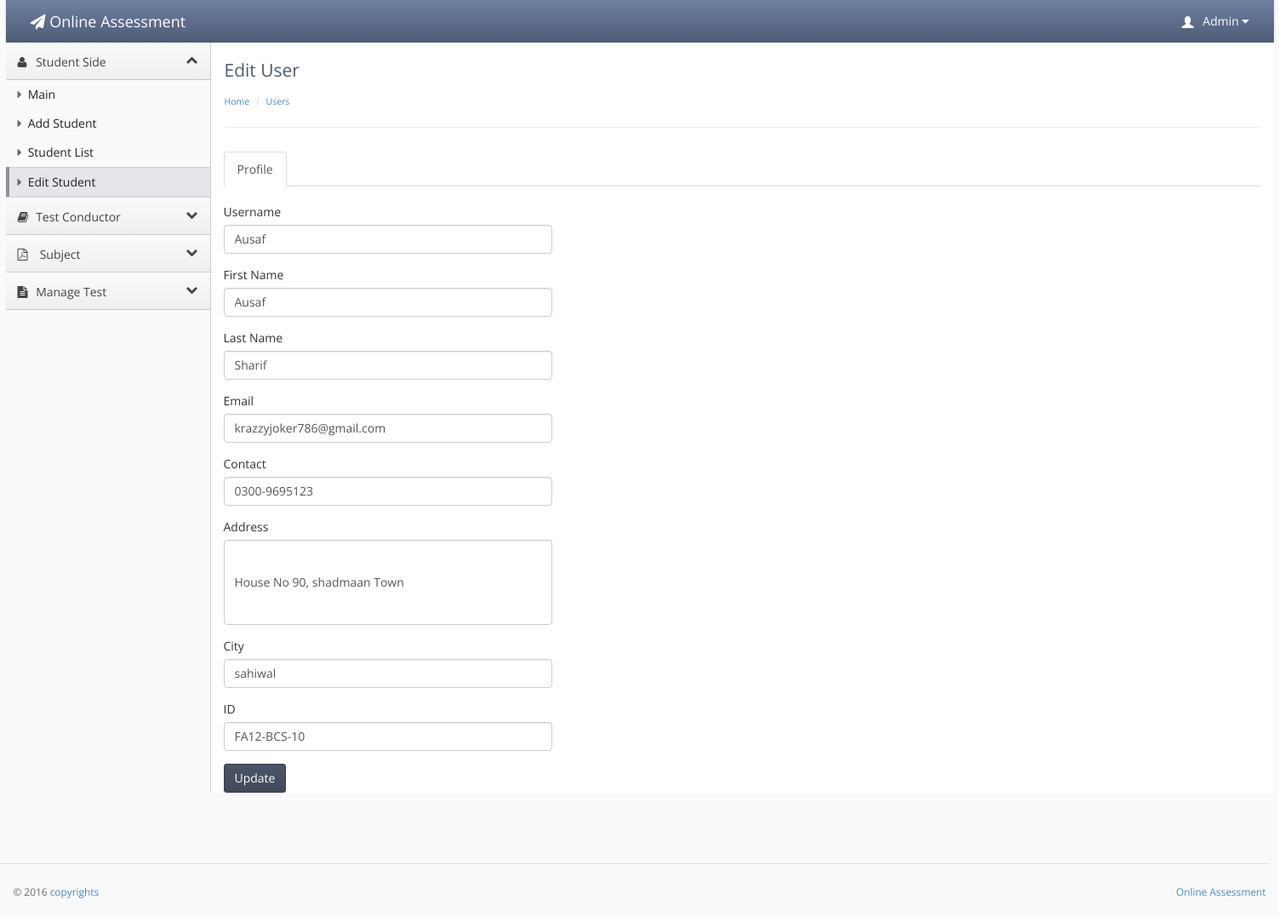
Screenshot of /OAS/edit.php?id=12 (signed in) with the database file from the repository.
### tables this page shows
CREATE TABLE IF NOT EXISTS `teacher_conductor` (
  `teacher_id` int(20) NOT NULL AUTO_INCREMENT,
  `user` varchar(20) NOT NULL,
  `f_name` varchar(20) NOT NULL,
  `l_name` varchar(30) NOT NULL,
  `password` varchar(20) NOT NULL,
  `email` varchar(40) NOT NULL,
  `contact` varchar(17) NOT NULL,
  `address` varchar(40) NOT NULL,
  `city` varchar(20) NOT NULL,
  `code` int(10) NOT NULL,
  `subject_id` int(20) unsigned DEFAULT NULL,
  `account` enum('Admin','teacher') NOT NULL DEFAULT 'teacher',
  PRIMARY KEY (`teacher_id`),
  UNIQUE KEY `subject_id_2` (`subject_id`),
  KEY `subject_id` (`subject_id`)
);

CREATE TABLE IF NOT EXISTS `student` (
  `student_id` int(20) NOT NULL AUTO_INCREMENT,
  `user` varchar(20) NOT NULL,
  `f_name` varchar(20) NOT NULL,
  `l_name` varchar(20) NOT NULL,
  `password` varchar(20) NOT NULL,
  `email` varchar(30) NOT NULL,
  `contact` varchar(20) NOT NULL,
  `address` varchar(50) NOT NULL,
  `city` varchar(20) NOT NULL,
  `code` varchar(20) NOT NULL,
  `image` varchar(1000) DEFAULT NULL,
  PRIMARY KEY (`student_id`),
  UNIQUE KEY `code` (`code`),
  KEY `user` (`user`)
);

### OAS/edit.php (the view, shortened to what this page needs)
<?php
if(!isset($_SESSION['username']))
{
header('location:index.php');
}
else {
?>
<!doctype html>
<html lang="en"><head>
    <link rel="stylesheet" type="text/css" href="lib/bootstrap/css/bootstrap.css">
    <link rel="stylesheet" href="lib/font-awesome/css/font-awesome.css">
    <link rel="stylesheet" type="text/css" href="stylesheets/theme.css">
    <link rel="stylesheet" type="text/css" href="stylesheets/premium.css">
</head>
<body class=" theme-blue">
<div style="width:100%; height:auto;">
<div style="width:1490px; margin-left:auto; margin-right:auto; ">
    <div class="navbar navbar-default" role="navigation">
        <div class="navbar-header">
          <a class="" href="index.html"><span class="navbar-brand"><span class="fa fa-paper-plane"></span> Online Assessment</span></a></div>
           <?php
  if(isset($_SESSION['username']))
  {
  $id =$_SESSION['username'];
 $result = mysql_query("select * from teacher_conductor
WHERE teacher_conductor.user = '$id'");
while($row = mysql_fetch_array($result))
{
?>
        <div class="navbar-collapse collapse" style="height: 1px;">
          <ul id="main-menu" class="nav navbar-nav navbar-right">
            <li class="dropdown hidden-xs">
                <a href="#" class="dropdown-toggle" data-toggle="dropdown">
                    <span class="glyphicon glyphicon-user padding-right-small" style="position:relative;top: 3px;"></span>
                     <?php echo $row['f_name'];?>
                    <i class="fa fa-caret-down"></i>
                </a>
            </li>
          </ul>
        </div>
      </div>
    </div></div></div>
<?php }}?>
<div style="width:100%; height:auto;">
<div style="width:1490px; margin-left:auto; margin-right:auto; ">
    <div class="sidebar-nav">
    <ul>
    <li><a href="#" data-target=".dashboard-menu" class="nav-header" data-toggle="collapse"><i class="fa fa-fw fa-user"></i> Student Side<i class="fa fa-collapse"></i></a></li>
    <li><ul class="dashboard-menu nav nav-list collapse in">
            <li ><a href="index.php"><span class="fa fa-caret-right"></span> Main</a></li>
            <li ><a href="add.php"><span class="fa fa-caret-right"></span> Add Student</a></li>
            <li ><a href="users.php"><span class="fa fa-caret-right"></span> Student List</a></li>
            <li class="active"><a href="edit.php"><span class="fa fa-caret-right"></span> Edit Student</a></li>
    </ul></li>
   <li data-popover="true"rel="popover" data-placement="right"><a href="#" data-target=".premium-menu" class="nav-header collapsed" data-toggle="collapse"><i class="fa fa-fw fa-book"></i> Test Conductor<i class="fa fa-collapse"></i></a></li>
        <li><a href="#" data-target=".accounts-menu" class="nav-header collapsed" data-toggle="collapse"><i class="fa fa-file-pdf-o "></i> Subject   <i class="fa fa-collapse"></i></a></li>
        <li><a href="#" data-target=".legal-menu" class="nav-header collapsed" data-toggle="collapse"><i class="fa fa-fw fa-file-text"></i> Manage Test<i class="fa fa-collapse"></i></a></li>
            </ul>
    </div>
    <div class="content">
        <div class="header">
            <h1 class="page-title">Edit User</h1>
                    <ul class="breadcrumb">
            <li><a href="index.php">Home</a> </li>
            <li><a href="users.php">Users</a> </li>
        </ul>
        </div>
<?php
if(!isset($_POST['submit'])){
 $q="select * from student WHERE student.student_id ='".$_GET['id']."'";
 $result=mysql_query($q);
$row=mysql_fetch_array($result);
 }
?> <div class="main-content">
<ul class="nav nav-tabs">
  <li class="active"><a href="#home" data-toggle="tab">Profile</a></li>
</ul>
<div class="row">
  <div class="col-md-4">
    <br>
    <div id="myTabContent" class="tab-content">
      <div class="tab-pane active in" id="home">
      <form id="tab" action="" method="post">
        <div class="form-group">
        <label>Username</label>
        <input type="text"  class="form-control" name="user"  value="<?php echo $row['user']; ?>">
        </div>
        <div class="form-group">
        <label>First Name</label>
        <input type="text"  class="form-control" name="fname"  value="<?php echo $row['f_name']; ?>" >
        </div>
        <div class="form-group">
        <label>Last Name</label>
        <input type="text"  class="form-control" name="lname"  value="<?php echo $row['l_name']; ?>"  >
        </div>
        <div class="form-group">
        <label>Email</label>
        <input type="text"  class="form-control" name="email"  value="<?php echo $row['email']; ?>" >
        </div>
         <div class="form-group">
         <label>Contact</label>
        <input type="text"  class="form-control" name="contact"  value="<?php echo $row['contact']; ?>" >
        </div>
        <div class="form-group">
          <label>Address</label>
          <input type="text"  style="height:100px;" class="form-control"  name="address" value="<?php echo $row['address']; ?>">
        </div>
         <div class="form-group">
        <label>City</label>
        <input type="text"  class="form-control"  name="adress"  value="<?php echo $row['city']; ?>">
        </div>
         <div class="form-group">
        <label>ID</label>
        <input type="text"  class="form-control" name="code"  value="<?php echo $row['code']; ?>" >
        </div>
       <input type="submit" name="submit" value="Update" class="btn btn-primary">
        </form>
      </div>
    </div>
  </div>
</div>
</div></div>
             <footer>
              <hr style="width:1500px">
                <p class="pull-right"><a href="" target=""> Online Assessment</a></p>
                <p>© 2016 <a href="" target="">copyrights</a></p>
            </footer>
</body></html>
<?php } ?>

### OAS/edit.php (style rules this page uses)
.navbar-default .navbar-brand, .navbar-default .navbar-brand:hover { color: #fff; }

### rows the page displays
teacher_conductor: f_name "Admin"
student: user "Ausaf", fname "Ausaf", lname "Sharif", email "krazzyjoker786@gmail.com", contact "0300-9695123", address "House No 90, shadmaan Town", adress "sahiwal", code "FA12-BCS-10"
